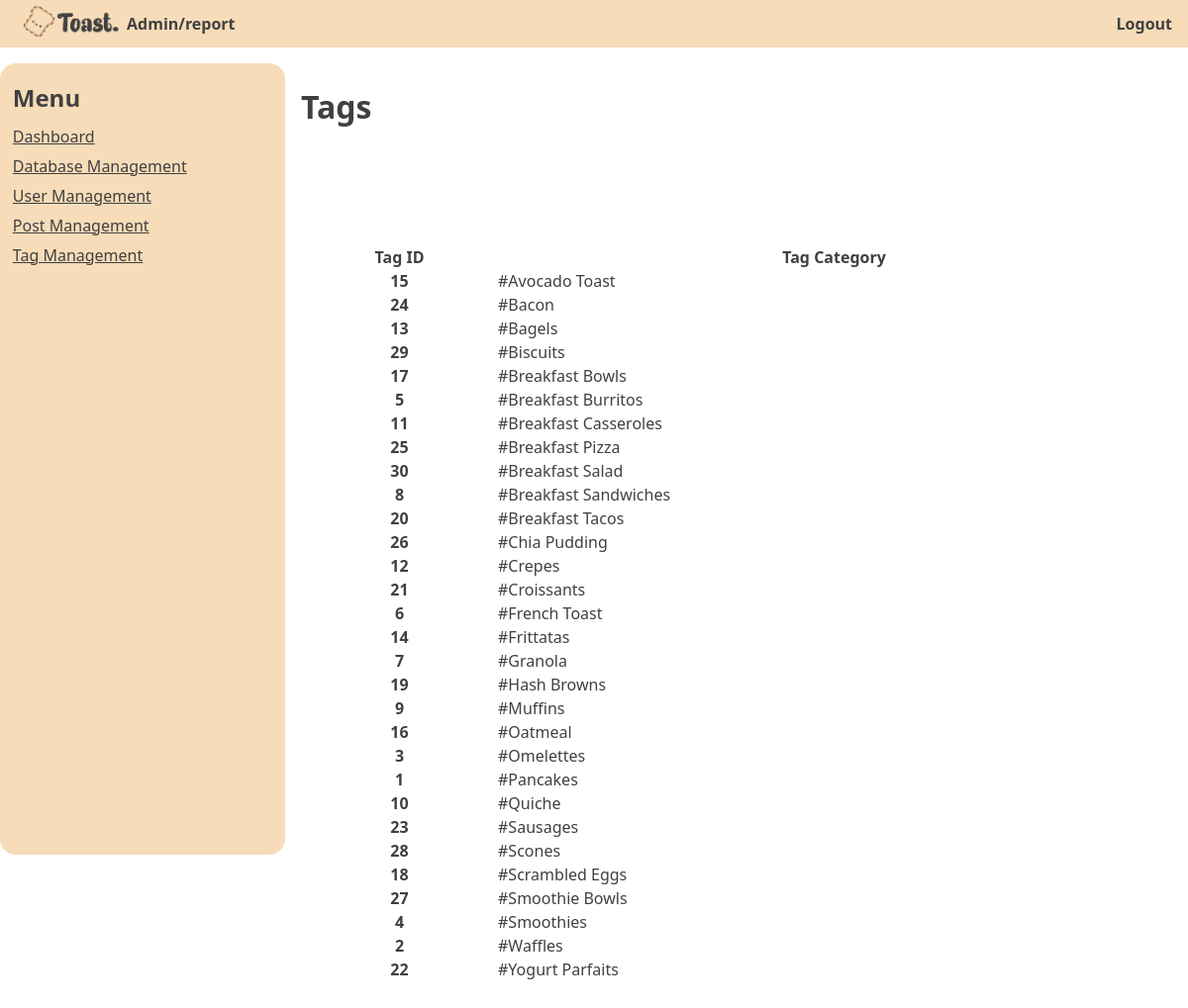
The page /admin/view.php?page=tags on the database its author committed.
### tables this page shows
CREATE TABLE `tags` (
  `Tag_ID` int(11) NOT NULL,
  `Tag_Category` varchar(255) NOT NULL
);

### admin/view.php (called while the page is built, shortened)
<?php
include 'adminPage/' . $_GET['page'] . '.php';
include '../layout/adminLayout.php';
?>

### admin/adminPage/tags.php (the view, shortened to what this page needs)
<?php
include '../php/db_connection.php';
?>
<div class="div">
    <br>
    <h1>Tags</h1>
    <br>
</div>
<table class="table">
  <thead>
    <tr>
      <th scope="col">Tag ID</th>
      <th scope="col">Tag Category</th>
    </tr>
  </thead>
  <tbody>
  <?php
  $sql="SELECT * FROM tags";
  $result=mysqli_query($connection,$sql);
    while($row = mysqli_fetch_assoc($result)){
        $tagID=$row['Tag_ID'];
        $tagCategory=$row['Tag_Category'];
        echo ' <tr>
        <th scope="row">'.$tagID.'</th>
        <td>'.$tagCategory.'</td>
        </tr>
        ';
    }
  ?>

### css/adminDefault.css (style rules this page uses)
:root { --background-default: #ffffff; --background-light: #fff5e7; --clr-dark: #404040; --clr-primary: #f7dcb9; --clr-primary-darken: #f5d2a4; }
* { margin: 0; padding: 0; list-style-type: none; text-decoration: none; font-family: system-ui, -apple-system, BlinkMacSystemFont, 'Segoe UI', Roboto, Oxygen, Ubuntu, Cantarell, 'Open Sans', 'Helvetica Neue', sans-serif; color: var(--clr-dark); box-sizing: border-box; }
html, body { min-height: 100vh; max-width: 100vw; }
h1 { font-size: 2rem; }

### rows shown on the page
tags: Tag_ID "15", Tag_Category "#Avocado Toast"
tags: Tag_ID "24", Tag_Category "#Bacon"
tags: Tag_ID "13", Tag_Category "#Bagels"
tags: Tag_ID "29", Tag_Category "#Biscuits"
tags: Tag_ID "17", Tag_Category "#Breakfast Bowls"
tags: Tag_ID "5", Tag_Category "#Breakfast Burritos"
tags: Tag_ID "11", Tag_Category "#Breakfast Casseroles"
tags: Tag_ID "25", Tag_Category "#Breakfast Pizza"
tags: Tag_ID "30", Tag_Category "#Breakfast Salad"
tags: Tag_ID "8", Tag_Category "#Breakfast Sandwiches"
tags: Tag_ID "20", Tag_Category "#Breakfast Tacos"
tags: Tag_ID "26", Tag_Category "#Chia Pudding"
tags: Tag_ID "12", Tag_Category "#Crepes"
tags: Tag_ID "21", Tag_Category "#Croissants"
tags: Tag_ID "6", Tag_Category "#French Toast"
tags: Tag_ID "14", Tag_Category "#Frittatas"
tags: Tag_ID "7", Tag_Category "#Granola"
tags: Tag_ID "19", Tag_Category "#Hash Browns"
tags: Tag_ID "9", Tag_Category "#Muffins"
tags: Tag_ID "16", Tag_Category "#Oatmeal"
tags: Tag_ID "3", Tag_Category "#Omelettes"
tags: Tag_ID "1", Tag_Category "#Pancakes"
tags: Tag_ID "10", Tag_Category "#Quiche"
tags: Tag_ID "23", Tag_Category "#Sausages"
tags: Tag_ID "28", Tag_Category "#Scones"
tags: Tag_ID "18", Tag_Category "#Scrambled Eggs"
tags: Tag_ID "27", Tag_Category "#Smoothie Bowls"
tags: Tag_ID "4", Tag_Category "#Smoothies"
tags: Tag_ID "2", Tag_Category "#Waffles"
tags: Tag_ID "22", Tag_Category "#Yogurt Parfaits"

### other values the page prints
$adminDirectory "report"
